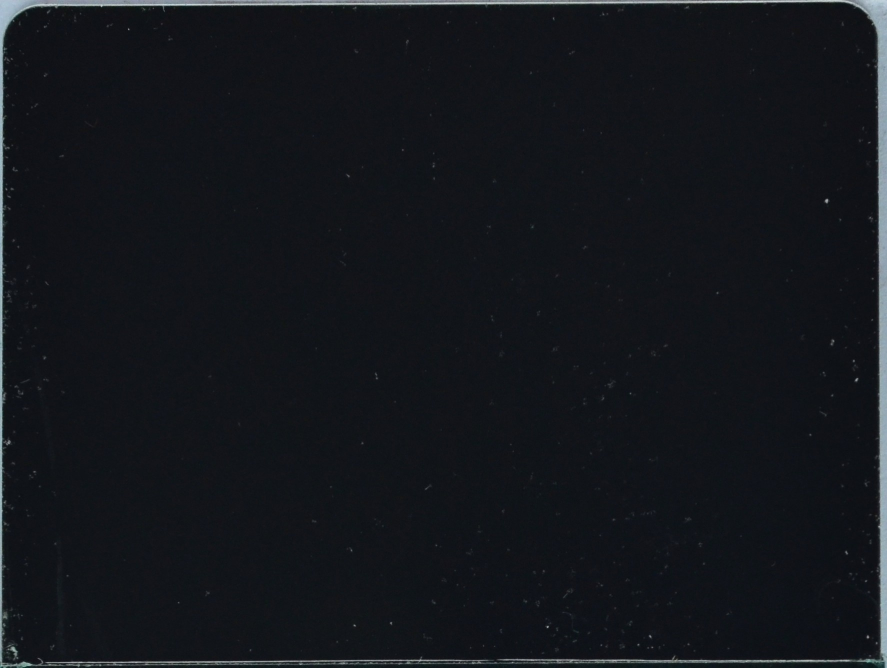
#> input picture opencv/hsv1.jpg, 1774 x 1335 px (shown at 1/2 size)
$ jupyter execute adaptive_trackbar.ipynb
#> lines starting #> are read from the running program, lines starting #| are printed output that depends on the picture
[cell 1]
import cv2

[cell 2]
import cv2

def nothing(x):
    pass

cv2.namedWindow('output')

# Trackbars
cv2.createTrackbar('grid', 'output', 3, 100, nothing)       # Block size (odd only)
cv2.createTrackbar('c', 'output', 0, 100, nothing)          # C value (constant)

while True:
    # โหลดรูป
    gray = cv2.imread('hsv1.jpg', 0)  # โหลด grayscale โดยตรง
#> gray: shape (1335, 1774); min 10, max 219, mean 22.8
    gray = cv2.resize(gray,(720,480))
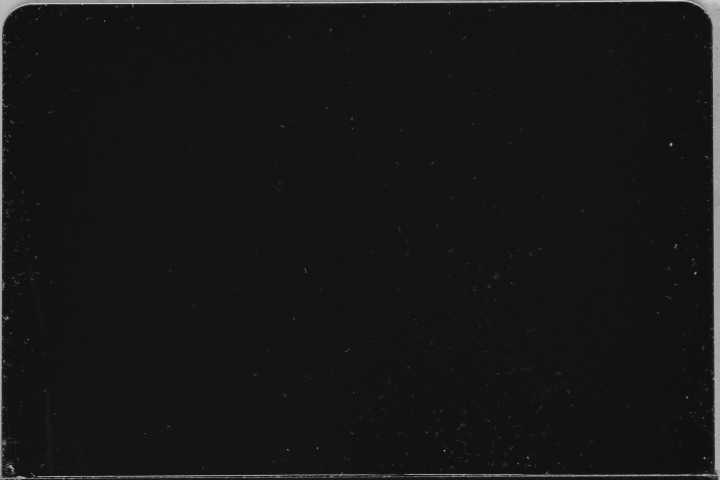
#> gray: shape (480, 720); min 13, max 212, mean 22.7
    # อ่านค่าจาก trackbars
    grid = cv2.getTrackbarPos('grid', 'output')
    c = cv2.getTrackbarPos('c', 'output')

    # ปรับ grid ให้เป็นเลขคี่ ≥ 3
    if grid < 3:
        grid = 3
    if grid % 2 == 0:
        grid += 1

    # ทำ adaptive threshold
    binary = cv2.adaptiveThreshold(
        gray, 255,
        cv2.ADAPTIVE_THRESH_GAUSSIAN_C,
        cv2.THRESH_BINARY,
        grid, c
    )
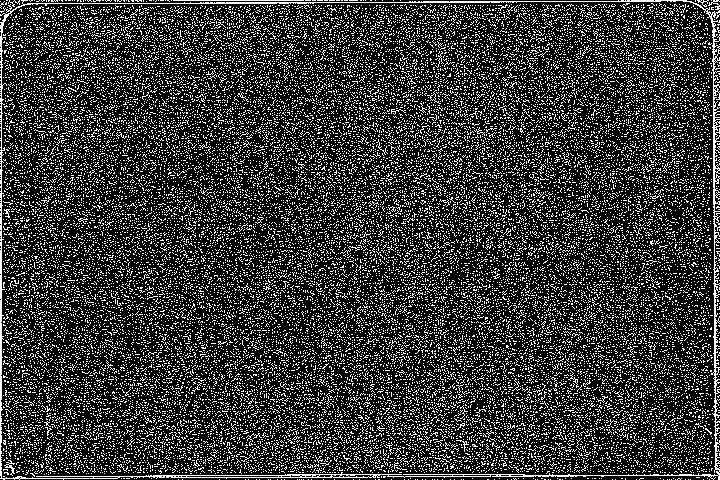
#> binary: shape (480, 720); 21.3% white in thin lines or dots

    cv2.imshow('output', binary)

    if cv2.waitKey(1) & 0xFF == ord('e'):
#> (key e is pressed here)
        break

cv2.destroyAllWindows()
